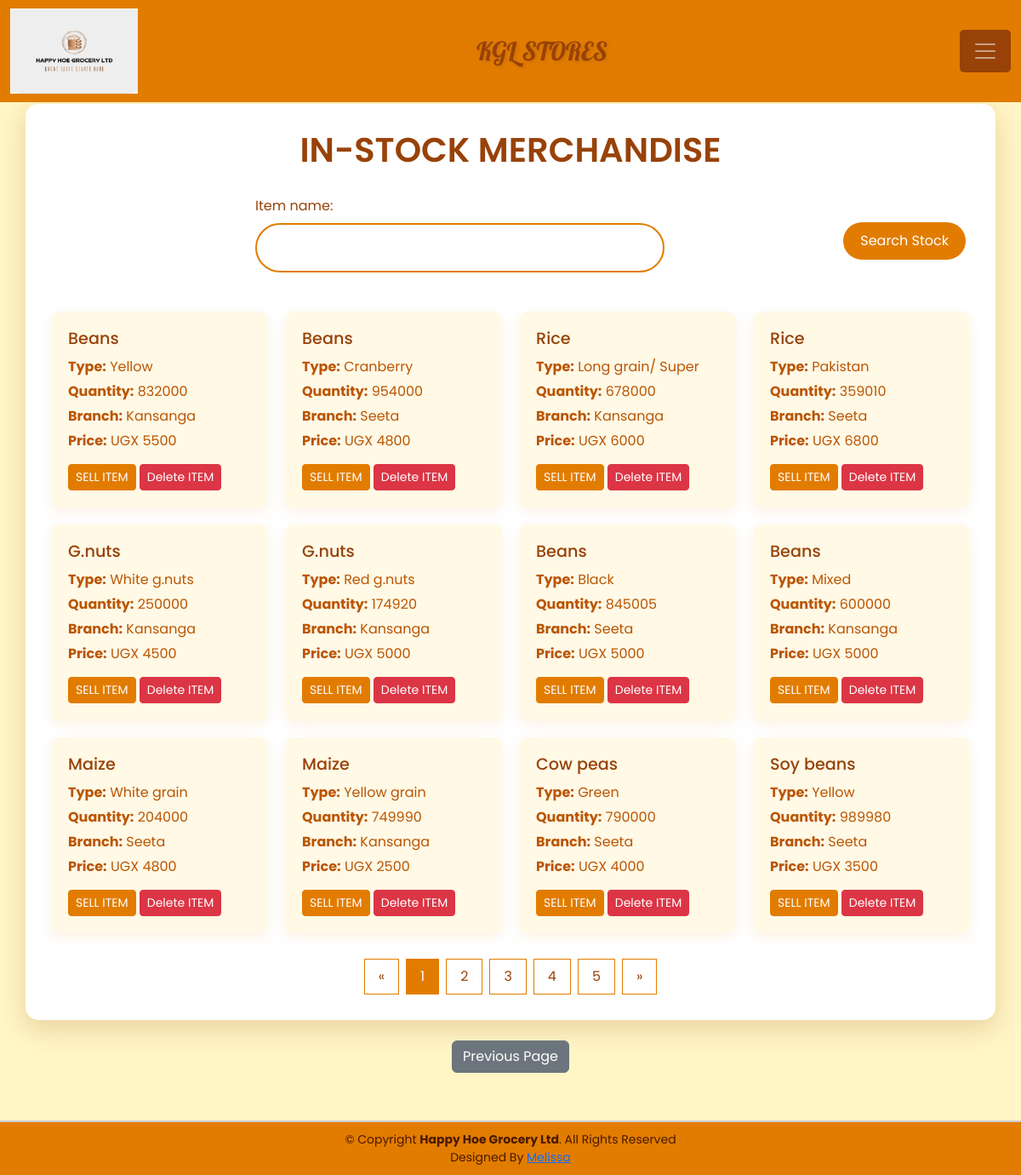
Page /home/ (signed in) on the earlier database version.
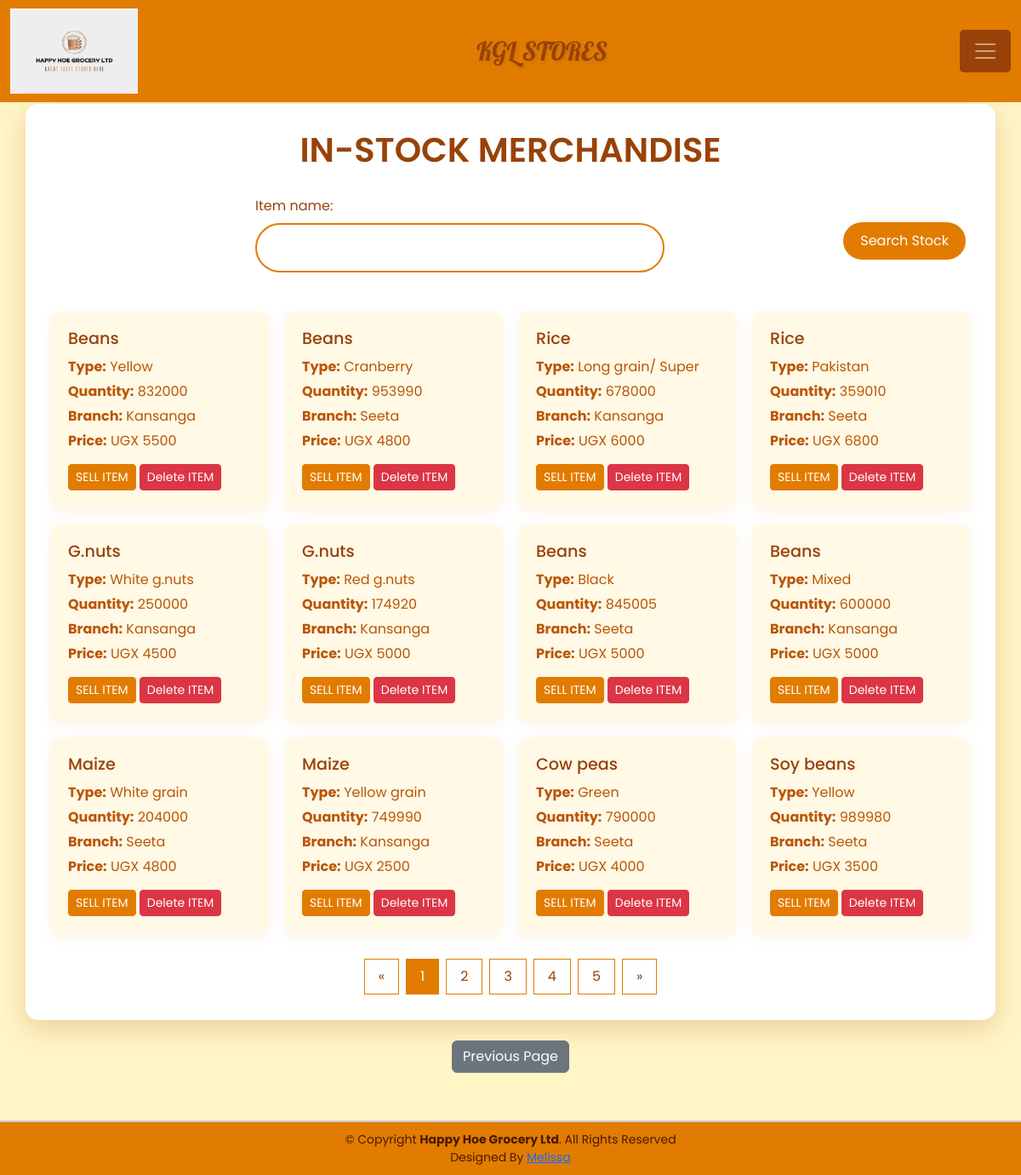
Same page on the later database version.
### Grocery_app/models.py (models this page shows, shortened)
class Stockx(models.Model):
    item_name = models.CharField(max_length=50, null=True, blank=True)
    stock_type = models.CharField(max_length=50, null=True, blank=True)
    stock_source = models.CharField(max_length=50, null=True, blank=True)
    unit_cost = models.IntegerField(default=0, null=True, blank=True)
    unit_price = models.IntegerField(default=0, null=True, blank=True)
    total_quantity = models.IntegerField(default=0, null=True, blank=True)
    stock_branch = models.CharField(max_length=50, null=True, blank=True)
    stock_date = models.DateTimeField(auto_now_add=True, null=True, blank=True) #Automtically sets it when object is first recorded.
    stock_time = models.TimeField(auto_now_add=True, null=True, blank=True)
    stock_dealer = models.CharField(max_length=50, null=True, blank=True)
    stock_contact = models.IntegerField(default=0, null=True, blank=True)
    issued_quantity = models.IntegerField(default=0, null=True, blank=True)

### Grocery_app/views.py (the view)
# urls.py: path('home/',views.home,name = "home"),
@login_required
def home(request):
    products = Stockx.objects.all().order_by('-id') #we're creating a variable called stock, arranged by their orders called ids
    product_filters = StockFilter(request.GET, queryset=products)
    products = product_filters.qs
    return render(request, 'Grocery_app/home.html', {'products': products, 'product_filters': product_filters})

### Grocery_app/templates/Grocery_app/home.html (shortened to what this page needs)
{% extends 'Grocery_app/base.html' %}
{% block content %}
<div class="container">
    <h1>IN-STOCK MERCHANDISE</h1>
    <div class="search-container">
        <form action="" method="GET">
            {{ product_filters.form.as_p }}
            <button type="submit" class="btn btn-search">Search Stock</button>
        </form>
    </div>
    <div class="products-grid">
        {% for product in products %}
        <div class="product-card">
            <h3>{{ product.item_name }}</h3>
            <div class="product-info">
                <p><strong>Type:</strong> {{ product.stock_type }}</p>
                <p><strong>Quantity:</strong> {{ product.total_quantity }}</p>
                <p><strong>Branch:</strong> {{ product.stock_branch }}</p>
                <p><strong>Price:</strong> UGX {{ product.unit_price }}</p>
            </div>
            <div class="product-actions">
                <a href="{% url 'product_detail' product.id %}" class="btn btn-sell btn-sm">SELL ITEM</a>
                <button class="btn btn-delete btn-sm" onclick="openDeleteModal({{ product.id }})">Delete ITEM</button>
            </div>
        </div>
        {% endfor %}
    </div>
    <div class="pagination">
        <a href="#">&laquo;</a>
        <a href="#" class="active">1</a>
        <a href="#">2</a>
        <a href="#">3</a>
        <a href="#">4</a>
        <a href="#">5</a>
        <a href="#">&raquo;</a>
    </div>
</div>
<div class="d-flex justify-content-center mt-4 mb-5">
    <a href="{% url 'login2' %}" class="btn btn-secondary">Previous Page</a>
</div>
{% endblock %}

Differences in the rows shown:
changed Stockx "Cranberry": total_quantity "954000" → "953990"
